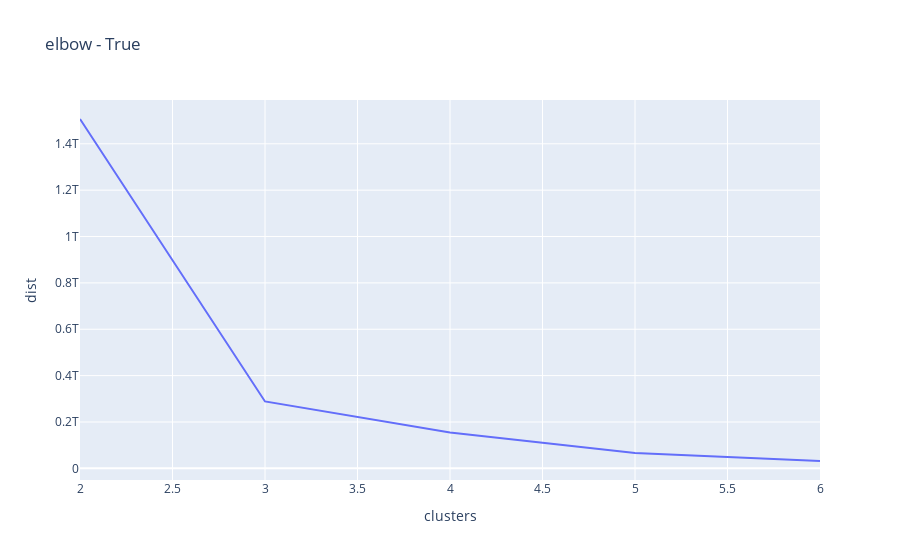
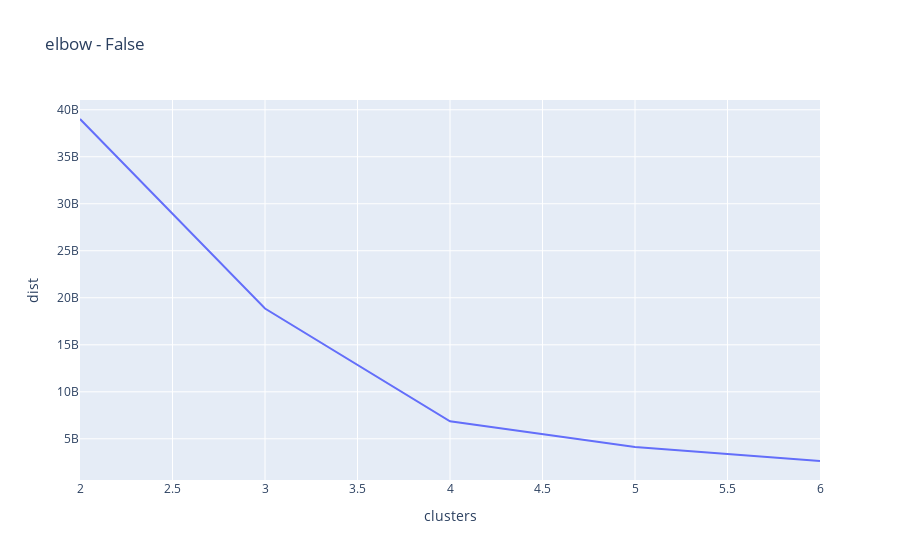

Source (notebook cell) for these figures, in order:
### Code cell
plot(elbow_true, "elbow - True")

plot(elbow_false, "elbow - False")

### Figure 1 — Plotly figure (JSON) as saved in the notebook; plotly's stock layout.template omitted (floating-point values rounded to 4 significant figures)
{"data": [{"hovertemplate": "clusters=%{x}<br>dist=%{y}<extra></extra>", "legendgroup": "", "line": {"color": "#636efa", "dash": "solid"}, "mode": "lines", "name": "", "orientation": "v", "showlegend": false, "type": "scatter", "x": [2, 3, 4, 5, 6], "xaxis": "x", "y": [1507000000000.0, 288600000000.0, 155100000000.0, 66290000000.0, 31680000000.0], "yaxis": "y"}], "layout": {"legend": {"tracegroupgap": 0}, "title": {"text": "elbow - True"}, "xaxis": {"anchor": "y", "domain": [0, 1], "title": {"text": "clusters"}}, "yaxis": {"anchor": "x", "domain": [0, 1], "title": {"text": "dist"}}}}

### Figure 2 — Plotly figure (JSON) as saved in the notebook; plotly's stock layout.template omitted (floating-point values rounded to 4 significant figures)
{"data": [{"hovertemplate": "clusters=%{x}<br>dist=%{y}<extra></extra>", "legendgroup": "", "line": {"color": "#636efa", "dash": "solid"}, "mode": "lines", "name": "", "orientation": "v", "showlegend": false, "type": "scatter", "x": [2, 3, 4, 5, 6], "xaxis": "x", "y": [39020000000.0, 18860000000.0, 6868000000.0, 4139000000.0, 2638000000.0], "yaxis": "y"}], "layout": {"legend": {"tracegroupgap": 0}, "title": {"text": "elbow - False"}, "xaxis": {"anchor": "y", "domain": [0, 1], "title": {"text": "clusters"}}, "yaxis": {"anchor": "x", "domain": [0, 1], "title": {"text": "dist"}}}}
